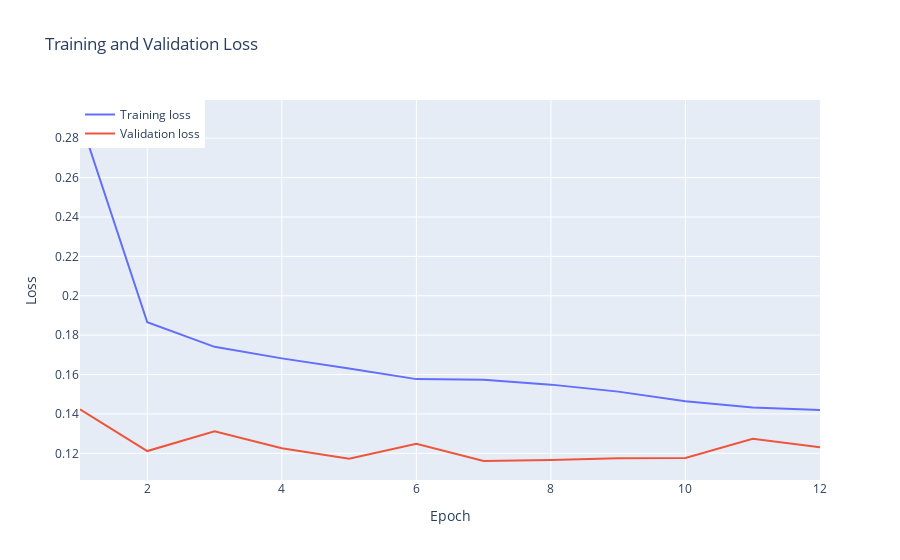

This figure's notebook cell:
### Code cell
model=LSTM_Model(X,Y)

### Figure 1 — Plotly figure (JSON) as saved in the notebook; plotly's stock layout.template omitted (floating-point values rounded to 4 significant figures)
{"data": [{"mode": "lines", "name": "Training loss", "type": "scatter", "x": [1, 2, 3, 4, 5, 6, 7, 8, 9, 10, 11, 12], "y": [0.2897, 0.1865, 0.1741, 0.1682, 0.1631, 0.1577, 0.1574, 0.1549, 0.1513, 0.1464, 0.1433, 0.142]}, {"mode": "lines", "name": "Validation loss", "type": "scatter", "x": [1, 2, 3, 4, 5, 6, 7, 8, 9, 10, 11, 12], "y": [0.1424, 0.1211, 0.1312, 0.1225, 0.1172, 0.1248, 0.1161, 0.1166, 0.1175, 0.1177, 0.1274, 0.123]}], "layout": {"legend": {"traceorder": "normal", "x": 0, "y": 1}, "title": {"text": "Training and Validation Loss"}, "xaxis": {"title": {"text": "Epoch"}}, "yaxis": {"title": {"text": "Loss"}}}}
